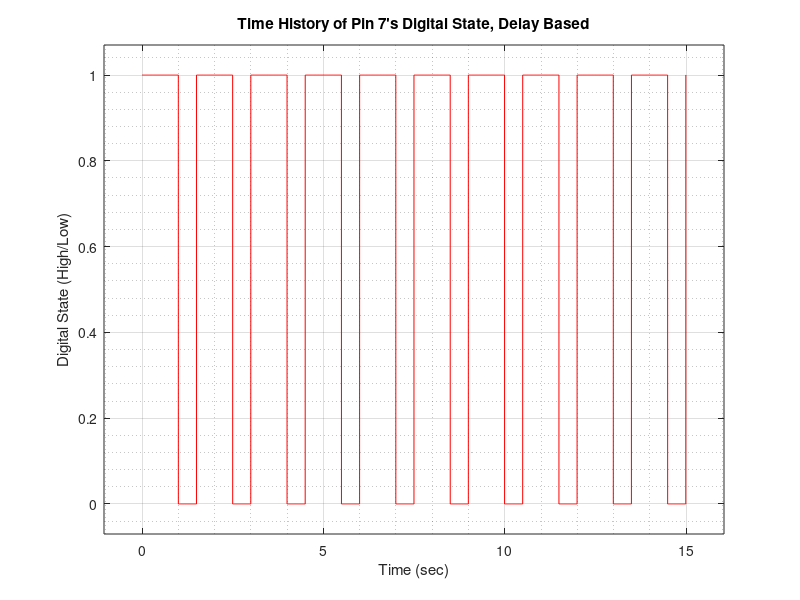

MATLAB code for this plot:
fileID = fopen('interrupt_data.txt','r');
formatSpec = '%d %d';
sizeA = [2 Inf];
A = fscanf(fileID,formatSpec,sizeA);
fclose(fileID);
n=size(A);
t=A(1,1:n(2))/1000;
x=A(2,1:n(2));
figure()
plot(t,x,'r-')
title("Time History of Pin 7's Digital State, Delay Based")
xlabel("Time (sec)")
ylabel("Digital State (High/Low)")
grid on;
grid minor; 
axis padded;